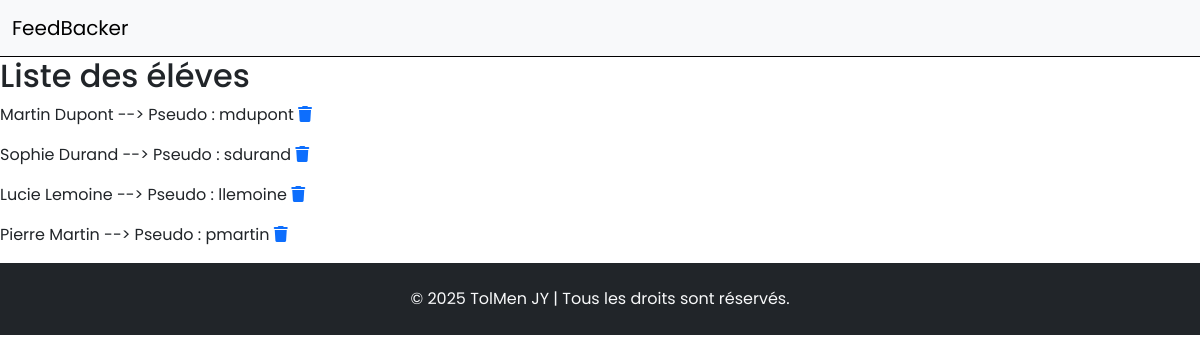
/src/views/page/dashboard.php, run on an earlier commit of the app's database.
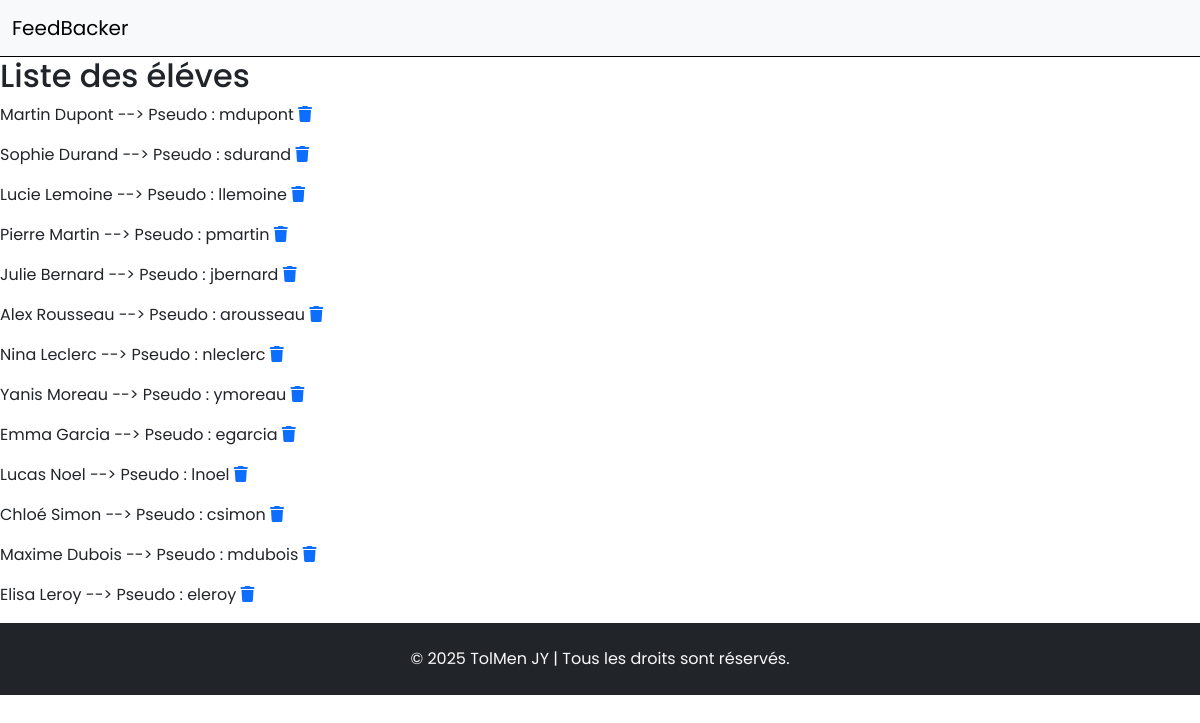
And on a later commit of the database.
### tables this page shows
CREATE TABLE IF NOT EXISTS user (
    id INT AUTO_INCREMENT PRIMARY KEY,
    name VARCHAR(255) NOT NULL,
    first_name VARCHAR(255) NOT NULL,
    password VARCHAR(255) NOT NULL,
    pseudo VARCHAR(255) NOT NULL,
    role ENUM('prof', 'eleve') NOT NULL,
    class_id INT DEFAULT NULL,
    FOREIGN KEY (class_id) REFERENCES class(id) ON DELETE CASCADE
);

### src/model/userModel/userOtherModel.php (called while the page is built, shortened)
<?php
class UserOtherModel
{
    public function getAllUser(PDO $bdd)
    {
        $recupAllUser = $bdd->prepare('SELECT * FROM user');
        $recupAllUser->execute();
        return $recupAllUser->fetchAll(PDO::FETCH_ASSOC);
    }
}

### src/controller/userController/userList.php (the view)
<?php
require_once '../../model/userModel/userOtherModel.php';
$listUserModel = new UserOtherModel();
$recupListUser = $listUserModel->getAllUser($bdd);
foreach ($recupListUser as $user) {
?>
    <p><?= $user['first_name']; ?> <?= $user['name']; ?> --> Pseudo : <?= $user['pseudo']; ?>
        <a href="../../controller/userController/userDelete.php?id=<?= $user['id']; ?>"><i class="fa-solid fa-trash"></i></a>
    </p>
<?php
}

### src/views/page/dashboard.php (shortened to what this page needs)
<!DOCTYPE html>
<html lang="fr">
<head>
    <?php include '../component/head.php'; ?>
    <link rel="stylesheet" href="../../../public/css/styleProf/styleDashboard.css">
</head>
<body>
    <?php include '../component/navbar.php' ?>
    <section class="listUsers">
        <h2>
            Liste des éléves
        </h2>
        <div>
            <?php include '../../controller/userController/userList.php'; ?>
        </div>
    </section>
    <?php include '../component/footer.php' ?>
</body>
</html>

### src/views/component/head.php (shortened to what this page needs)
   <link href="https://cdn.jsdelivr.net/npm/bootstrap@5.3.3/dist/css/bootstrap.min.css" rel="stylesheet"
/>
   <link rel="stylesheet" href="https://cdnjs.cloudflare.com/ajax/libs/font-awesome/6.4.2/css/all.min.css">
   <link rel="stylesheet" href="https://cdn.jsdelivr.net/npm/bootstrap-icons/font/bootstrap-icons.css">
   <link rel="stylesheet" href="../../../public/css/baseStyle.css" />

### src/views/component/navbar.php (shortened to what this page needs)
<nav class="navbar navbar-expand-lg navbar-light bg-light" style="border-bottom: 1px solid black;">
    <div class="container-fluid">
        <span class="navbar-brand">FeedBacker</span>
    </div>
</nav>

### src/views/component/footer.php (shortened to what this page needs)
<footer class="bg-dark text-light py-4">
    <div class="container text-center">
        <p class="mb-0">
            &copy;
            <?php
            echo date("Y");
            ?>
            TolMen JY | Tous les droits sont réservés.
        </p>
    </div>
</footer>

### public/css/baseStyle.css (style rules this page uses)
* { margin: 0; padding: 0; box-sizing: border-box; text-decoration: none; list-style: none; font-family: "Poppins", sans-serif; }

### public/css/styleProf/styleDashboard.css (style rules this page uses)
body { display: flex; flex-direction: column; min-height: 100vh; }
.container { display: flex; flex-direction: column; flex-grow: 1; }

What changed in the data, as far as the page shows it:
added user: first_name "Julie", name "Bernard", pseudo "jbernard"
added user: first_name "Alex", name "Rousseau", pseudo "arousseau"
added user: first_name "Nina", name "Leclerc", pseudo "nleclerc"
added user: first_name "Yanis", name "Moreau", pseudo "ymoreau"
added user: first_name "Emma", name "Garcia", pseudo "egarcia"
added user: first_name "Lucas", name "Noel", pseudo "lnoel"
added user: first_name "Chloé", name "Simon", pseudo "csimon"
added user: first_name "Maxime", name "Dubois", pseudo "mdubois"
added user: first_name "Elisa", name "Leroy", pseudo "eleroy"
